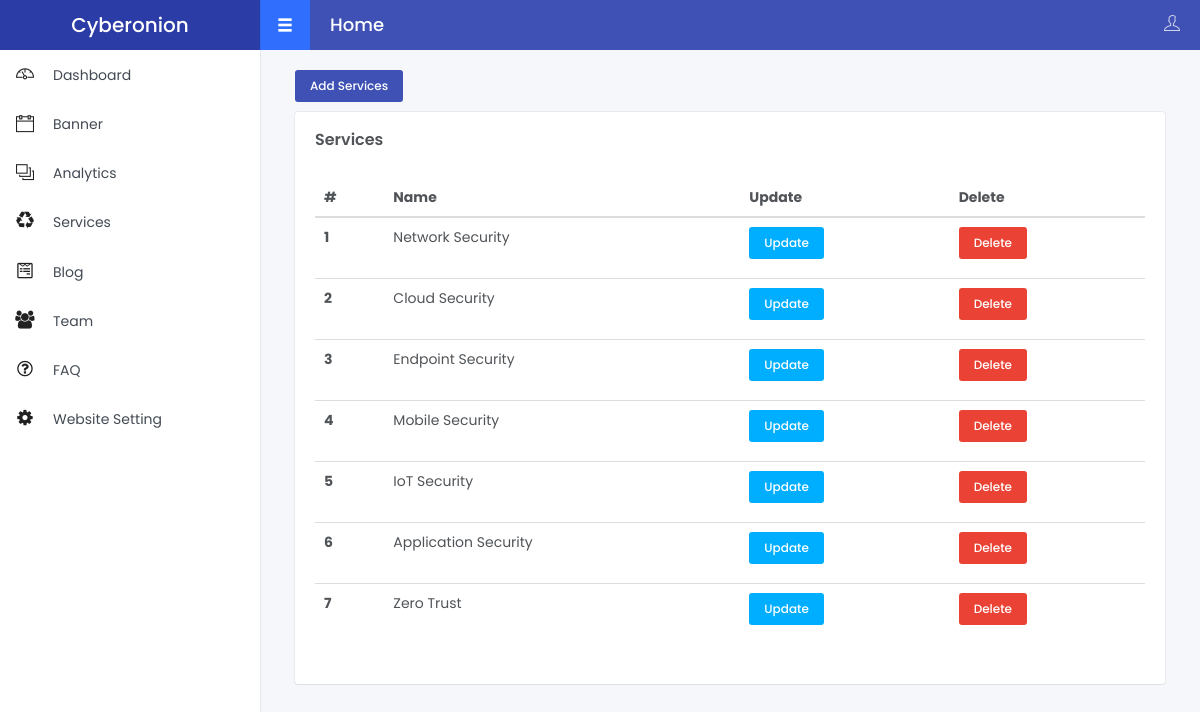
/admin/services.php (signed in), run on the app's committed database.
### tables this page shows
CREATE TABLE `services` (
  `s_id` int(12) NOT NULL,
  `s_name` varchar(100) NOT NULL,
  `s_short_desc` varchar(100) NOT NULL,
  `s_slug` varchar(100) NOT NULL,
  `s_icon` varchar(1000) NOT NULL,
  `s_image` varchar(1000) NOT NULL,
  `s_key_point` varchar(1000) NOT NULL,
  `s_one_heading` varchar(100) NOT NULL,
  `s_one_paragraph` varchar(2000) NOT NULL
);

### admin/services.php (the view)
<?php
include("./include/config.php");
if (!isset($_SESSION['a_user'])) {
    header("Location: {$homename}/index.php");
} else {
    include("./include/sidebar.php");
    ?>
    <div class="col-xs-12">
        <a href="add-services.php" class="btn waves-effect waves-light btn-primary btn-xs margin-bottom-10">Add Services</a>
        <div class="box-content">
            <h4 class="box-title">Services</h4>
            <div class="table-responsive">
                <table class="table ">
                    <thead>
                        <tr>
                            <th>#</th>
                            <th>Name</th>
                            <th>Update</th>
                            <th>Delete</th>
                        </tr>
                    </thead>
                    <tbody>
                        <?php
                        $i = 0;
                        $sql = "SELECT * FROM `services` ";
                        $sql_res = mysqli_query($conn, $sql);
                        while ($row = mysqli_fetch_assoc($sql_res)) {
                            ?>
                            <tr>
                                <th scope="row">
                                    <?php echo $i = $i + 1 ?>
                                </th>
                                <td>
                                    <?php echo $row['s_name'] ?>
                                </td>
                                <td> <a href="services-update.php?sid=<?php echo $row['s_id']; ?>"
                                        class="btn waves-effect waves-light btn-info btn-xs margin-bottom-10">Update</a></td>
                                <td><a href="services-delete.php?sid=<?php echo $row['s_id']; ?>"
                                        class="btn waves-effect waves-light btn-danger btn-xs margin-bottom-10">Delete</a></td>
                            </tr>
                            <?php
                        }
                        ?>
                    </tbody>
                </table>
            </div>
        </div>
    </div>
    <?php
}
include("./include/footer.php");
?>

### admin/include/sidebar.php (shortened to what this page needs)
<!DOCTYPE html>
<html lang="en">
<head>
	<link rel="stylesheet" href="assets/styles/style.min.css">
	<link rel="stylesheet" href="assets/fonts/themify-icons/themify-icons.css">
	<link rel="stylesheet" href="assets/plugin/mCustomScrollbar/jquery.mCustomScrollbar.min.css">
	<link rel="stylesheet" href="assets/plugin/waves/waves.min.css">
	<link rel="stylesheet" href="assets/plugin/sweet-alert/sweetalert.css">
	<link rel="stylesheet" href="assets/plugin/percircle/css/percircle.css">
	<link rel="stylesheet" href="assets/plugin/chart/chartist/chartist.min.css">
	<link rel="stylesheet" href="assets/plugin/fullcalendar/fullcalendar.min.css">
	<link rel="stylesheet" href="assets/plugin/fullcalendar/fullcalendar.print.css" media='print'>
</head>
<body>
	<div class="main-menu">
		<header class="header">
			<a href="dashboard.php" class="logo">Cyberonion</a>
		</header>
		<div class="content">
			<div class="navigation">
				<ul class="menu js__accordion">
					<li>
						<a class="waves-effect" href="index.php"><i
								class="menu-icon ti-dashboard"></i><span>Dashboard</span></a>
					</li>
					<li>
						<a class="waves-effect" href="banner.php"><i
								class="menu-icon ti-calendar"></i><span>Banner</span></a>
					</li>
					<li>
						<a class="waves-effect" href="analytics.php"><i
								class="menu-icon ti-layers-alt"></i><span>Analytics</span></a>
					</li>
					<li>
						<a class="waves-effect" href="services.php"><i
								class="menu-icon fa fa-recycle"></i><span>Services</span></a>
					</li>
					<li>
						<a class="waves-effect" href="blog.php"><i
								class="menu-icon fa fa-wpforms"></i><span>Blog</span></a>
					</li>
					<li>
						<a class="waves-effect" href="team.php"><i
								class="menu-icon fa fa-users"></i><span>Team</span></a>
					</li>
					<li>
						<a class="waves-effect" href="faq.php"><i
								class="menu-icon  fa fa-question-circle-o"></i><span>FAQ</span></a>
					</li>
					<li>
						<a class="waves-effect" href="web-setting.php"><i class="menu-icon  fa fa-cog"></i><span>Website
								Setting</span></a>
					</li>
				</ul>
			</div>
		</div>
	</div>
	<div class="fixed-navbar">
		<div class="pull-left">
			<button type="button"
				class="menu-mobile-button glyphicon glyphicon-menu-hamburger js__menu_mobile"></button>
			<h1 class="page-title">Home</h1>
		</div>
		<div class="pull-right">
			<div class="ico-item">
				<i class="ti-user"></i>
			</div>
		</div>
	</div>
	<div id="wrapper">
		<div class="main-content">

### admin/include/footer.php (shortened to what this page needs)
	</div>
</div>
</body>
</html>

### data on the page
services: s_name "Network Security"
services: i "2", s_name "Cloud Security"
services: i "3", s_name "Endpoint Security"
services: i "4", s_name "Mobile Security"
services: i "5", s_name "IoT Security"
services: i "6", s_name "Application Security"
services: i "7", s_name "Zero Trust"
